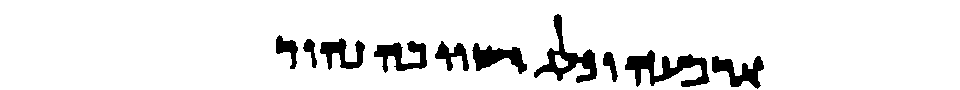
#> input picture Segmentation/input_files/slice5.png, 960 x 90 px, found by its file name
$ jupyter execute --allow-errors word_segmentation_tinco.ipynb
#> lines starting #> are read from the running program, lines starting #| are printed output that depends on the picture; after the words box and inside, x2 and y2 are one past the last pixel; in counts of white or black regions, pixels touching at a corner belong together
[cell 1]
import numpy as np
import cv2
from matplotlib import pyplot as plt
from skimage.data import page
from skimage.filters import threshold_sauvola

import io

from IPython.display import clear_output, Image, display
import PIL.Image
from keras.models import load_model
import math
import tensorflow as tf
from skimage.color import rgb2gray

[cell 2]
def showarray(a, fmt='jpeg'):
    a = np.uint8(np.clip(a, 0, 255))
    f = io.BytesIO()
    PIL.Image.fromarray(a).save(f, fmt)
    display(Image(data=f.getvalue()))

#> (a cell that did not finish here is left out)

[cell 4]
img = cv2.imread('input_files/slice5.png')  #Afbeelding waar je alles op uitvoert
#> img is the input picture: shape (90, 960, 3); 91.7% white; 10 black regions, largest, box (x1, y1, x2, y2) and area: (625, 50, 710, 87) 1416, (534, 14, 597, 83) 1249, (472, 43, 527, 74) 853

# convert to grayscale
gray = cv2.cvtColor(img,cv2.COLOR_BGR2GRAY)

# smooth the image to avoid noises
gray = cv2.medianBlur(gray,5)
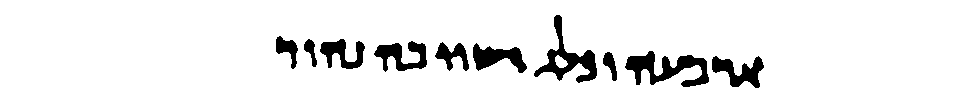
#> gray: shape (90, 960); 91.8% white; 10 black regions, largest, box (x1, y1, x2, y2) and area: (625, 51, 709, 87) 1410, (534, 15, 597, 83) 1244, (473, 43, 527, 73) 843

# Apply adaptive threshold
thresh = cv2.adaptiveThreshold(gray,255,1,1,11,2)
#> thresh: shape (90, 960); 7.6% white; 10 white regions, largest, box (x1, y1, x2, y2) and area: (625, 51, 709, 87) 1291, (534, 15, 597, 83) 1197, (374, 41, 427, 72) 782
thresh_color = cv2.cvtColor(thresh,cv2.COLOR_GRAY2BGR)

# apply some dilation and erosion to join the gaps
thresh = cv2.dilate(thresh,None,iterations = 3)
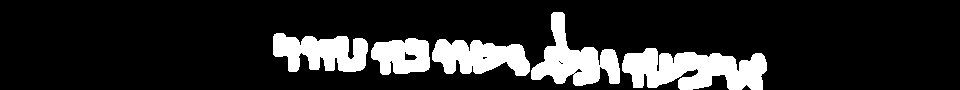
#> thresh: shape (90, 960); 16.2% white; 5 white regions, box (x1, y1, x2, y2) and area: (622, 48, 767, 90) 4249, (531, 12, 620, 86) 2978, (273, 33, 368, 72) 2602, (432, 39, 530, 76) 2525, (371, 38, 430, 75) 1677
thresh = cv2.erode(thresh,None,iterations = 2)
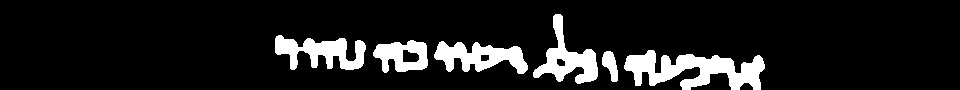
#> thresh: shape (90, 960); 11.2% white; 6 white regions

# Find the contours
contours,hierarchy = cv2.findContours(thresh,cv2.RETR_EXTERNAL,cv2.CHAIN_APPROX_SIMPLE)
#> contours = 6 contours; box (x1, y1, x2, y2) and area: (624, 50, 765, 90) 2808, (434, 41, 528, 74) 1654, (533, 14, 598, 84) 1622, (275, 35, 366, 70) 1576, (373, 40, 428, 73) 1216, (602, 51, 618, 82) 269

thresh = img.copy()

gray = cv2.cvtColor(img,cv2.COLOR_BGR2GRAY)

# For each contour, find the bounding rectangle and draw it

[cell 5]
# ret,thresh1 = cv2.threshold(img,127,255,cv2.THRESH_BINARY)
# thresh1.shape
showarray(img)

[cell 6]
words = [];
for cnt in contours:
    x,y,w,h = cv2.boundingRect(cnt)
    if w > 50:
        words.append(img[y:y+h, x:x+w]);
    cv2.rectangle(thresh,(x,y),(x+w,y+h),(0,255,0),2)
    cv2.rectangle(thresh_color,(x,y),(x+w,y+h),(0,255,0),2)
#> this loop made 6 passes
#> (x, y, w, h) on passes 1 to 6: (602, 51, 16, 31), (624, 50, 141, 40), (434, 41, 94, 33), (373, 40, 55, 33), (275, 35, 91, 35), (533, 14, 65, 70)
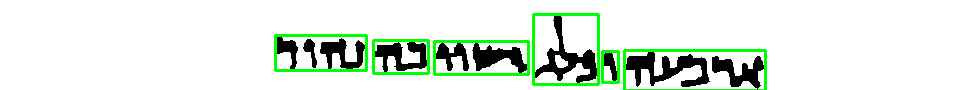
#> thresh: shape (90, 960, 3); 4.53% of pixels changed, all inside (x1, y1, x2, y2) = (274, 13, 767, 90)
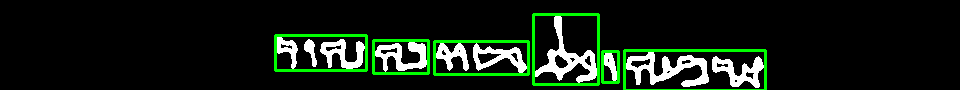
#> thresh_color: shape (90, 960, 3); mean B, G, R 19.2, 30.7, 19.2
#> after the loop, words = 5 items

[cell 7]
word = words[1]
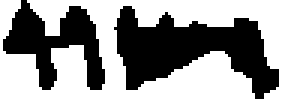
#> word: shape (33, 94, 3) (shown 3 times larger); 57% white; 2 black regions, box (x1, y1, x2, y2) and area: (38, 2, 93, 33) 853, (1, 0, 35, 30) 480
showarray(word)

[cell 8]
# [19 lines of commented-out code are left out]

[cell 9]
h, w, _ = word.shape
#> h = 33; w = 94
num = 4
chars = []
for i in range(num):
    part = math.floor(w / num)
    char = word[:,part * i:(part * i) + part]
    shape = cv2.resize(char,(32,48))
    ret,thresh1 = cv2.threshold(shape,127,255,cv2.THRESH_BINARY)
    chars.append(thresh1)
#> this loop made 4 passes
#> pass 1, `char = word[:,part * i:(part * i) + part]`:
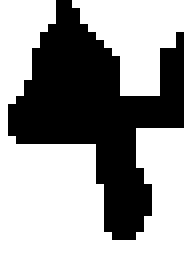
#> char: shape (33, 23, 3) (shown 8 times larger); 60.9% white; 1 black region, box (x1, y1, x2, y2) and area: (1, 0, 23, 30) 297
#> pass 1, `ret,thresh1 = cv2.threshold(shape,127,255,cv2.THRESH_BINARY)`:
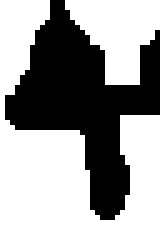
#> thresh1: shape (48, 32, 3) (shown 5 times larger); 61.1% white; 1 black region, box (x1, y1, x2, y2) and area: (1, 0, 32, 44) 598
#> after the loop:
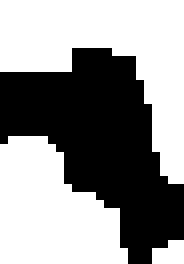
#> char: shape (33, 23, 3) (shown 8 times larger); 57.6% white; 1 black region, box (x1, y1, x2, y2) and area: (0, 6, 23, 33) 322
#> after the loop:
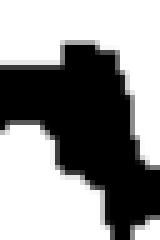
#> shape: shape (48, 32, 3) (shown 5 times larger); min 0, max 255, mean 146.9
#> after the loop, chars = 4 items

[cell 10]
char = chars[0]

[cell 11]
char = cv2.cvtColor(char, cv2.COLOR_BGR2GRAY)
char = char.reshape((-1, 48, 32,1))
